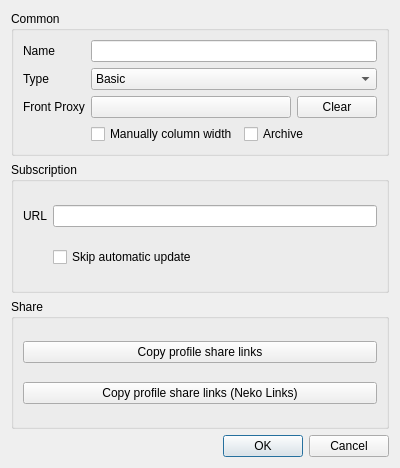
<?xml version="1.0" encoding="UTF-8"?>
<ui version="4.0">
 <class>DialogEditGroup</class>
 <widget class="QWidget" name="DialogEditGroup">
  <property name="geometry">
   <rect>
    <x>0</x>
    <y>0</y>
    <width>400</width>
    <height>468</height>
   </rect>
  </property>
  <property name="minimumSize">
   <size>
    <width>400</width>
    <height>300</height>
   </size>
  </property>
  <property name="windowTitle">
   <string>Edit Group</string>
  </property>
  <layout class="QVBoxLayout" name="verticalLayout">
   <item>
    <widget class="QGroupBox" name="cat_common">
     <property name="sizePolicy">
      <sizepolicy hsizetype="Preferred" vsizetype="Maximum">
       <horstretch>0</horstretch>
       <verstretch>0</verstretch>
      </sizepolicy>
     </property>
     <property name="title">
      <string>Common</string>
     </property>
     <layout class="QGridLayout" name="main">
      <item row="0" column="1">
       <widget class="QLineEdit" name="name"/>
      </item>
      <item row="1" column="0">
       <widget class="QLabel" name="label_2">
        <property name="text">
         <string>Type</string>
        </property>
       </widget>
      </item>
      <item row="1" column="1">
       <widget class="QComboBox" name="type">
        <item>
         <property name="text">
          <string>Basic</string>
         </property>
        </item>
        <item>
         <property name="text">
          <string>Subscription</string>
         </property>
        </item>
       </widget>
      </item>
      <item row="2" column="0">
       <widget class="QLabel" name="front_proxy_l">
        <property name="text">
         <string>Front Proxy</string>
        </property>
       </widget>
      </item>
      <item row="3" column="1">
       <layout class="QHBoxLayout" name="horizontalLayout_2">
        <item>
         <widget class="QCheckBox" name="manually_column_width">
          <property name="text">
           <string>Manually column width</string>
          </property>
         </widget>
        </item>
        <item>
         <widget class="QCheckBox" name="archive">
          <property name="text">
           <string>Archive</string>
          </property>
         </widget>
        </item>
       </layout>
      </item>
      <item row="0" column="0">
       <widget class="QLabel" name="label">
        <property name="text">
         <string>Name</string>
        </property>
       </widget>
      </item>
      <item row="2" column="1">
       <layout class="QHBoxLayout" name="horizontalLayout">
        <item>
         <widget class="QPushButton" name="front_proxy">
          <property name="text">
           <string notr="true"/>
          </property>
         </widget>
        </item>
        <item>
         <widget class="QPushButton" name="front_proxy_clear">
          <property name="sizePolicy">
           <sizepolicy hsizetype="Maximum" vsizetype="Fixed">
            <horstretch>0</horstretch>
            <verstretch>0</verstretch>
           </sizepolicy>
          </property>
          <property name="text">
           <string>Clear</string>
          </property>
         </widget>
        </item>
       </layout>
      </item>
     </layout>
    </widget>
   </item>
   <item>
    <widget class="QGroupBox" name="cat_sub">
     <property name="title">
      <string>Subscription</string>
     </property>
     <layout class="QGridLayout" name="_2">
      <item row="0" column="0">
       <widget class="QLabel" name="label_4">
        <property name="text">
         <string>URL</string>
        </property>
       </widget>
      </item>
      <item row="0" column="1">
       <widget class="MyLineEdit" name="url"/>
      </item>
      <item row="1" column="1">
       <widget class="QCheckBox" name="skip_auto_update">
        <property name="text">
         <string>Skip automatic update</string>
        </property>
       </widget>
      </item>
     </layout>
    </widget>
   </item>
   <item>
    <widget class="QGroupBox" name="cat_share">
     <property name="title">
      <string>Share</string>
     </property>
     <layout class="QVBoxLayout" name="verticalLayout_2">
      <item>
       <widget class="QPushButton" name="copy_links">
        <property name="text">
         <string>Copy profile share links</string>
        </property>
       </widget>
      </item>
      <item>
       <widget class="QPushButton" name="copy_links_nkr">
        <property name="text">
         <string>Copy profile share links (Neko Links)</string>
        </property>
       </widget>
      </item>
     </layout>
    </widget>
   </item>
   <item>
    <widget class="QDialogButtonBox" name="buttonBox">
     <property name="standardButtons">
      <set>QDialogButtonBox::Cancel|QDialogButtonBox::Ok</set>
     </property>
    </widget>
   </item>
  </layout>
 </widget>
 <customwidgets>
  <customwidget>
   <class>MyLineEdit</class>
   <extends>QLineEdit</extends>
   <header>ui/widget/MyLineEdit.h</header>
  </customwidget>
 </customwidgets>
 <tabstops>
  <tabstop>name</tabstop>
  <tabstop>type</tabstop>
  <tabstop>front_proxy</tabstop>
  <tabstop>front_proxy_clear</tabstop>
  <tabstop>manually_column_width</tabstop>
  <tabstop>archive</tabstop>
  <tabstop>url</tabstop>
  <tabstop>skip_auto_update</tabstop>
  <tabstop>copy_links</tabstop>
  <tabstop>copy_links_nkr</tabstop>
 </tabstops>
 <resources/>
</ui>
